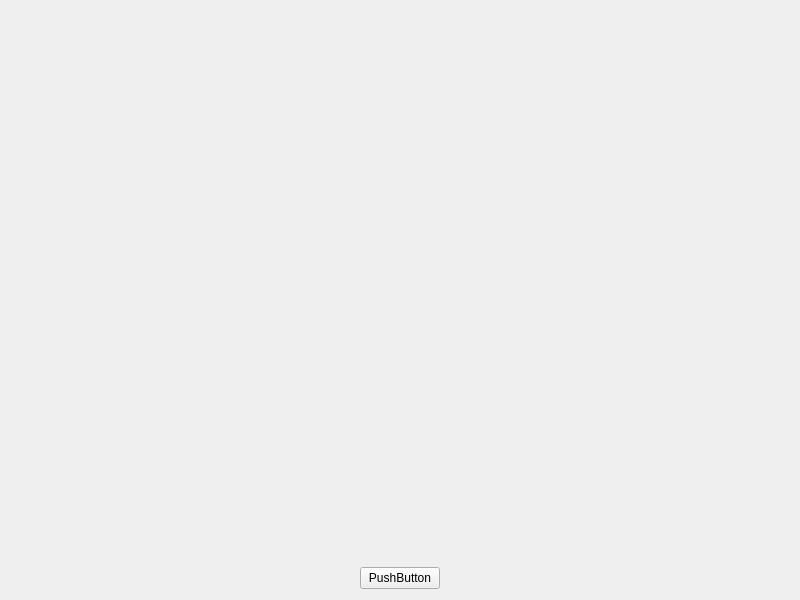
<?xml version="1.0" encoding="UTF-8"?>
<ui version="4.0">
 <class>Widget</class>
 <widget class="QWidget" name="Widget">
  <property name="geometry">
   <rect>
    <x>0</x>
    <y>0</y>
    <width>800</width>
    <height>600</height>
   </rect>
  </property>
  <property name="windowTitle">
   <string>Widget</string>
  </property>
  <layout class="QVBoxLayout" name="verticalLayout_2">
   <item>
    <layout class="QVBoxLayout" name="verticalLayout">
     <item>
      <widget class="QWidget" name="video_widget" native="true"/>
     </item>
     <item>
      <layout class="QHBoxLayout" name="horizontalLayout">
       <item>
        <spacer name="horizontalSpacer">
         <property name="orientation">
          <enum>Qt::Orientation::Horizontal</enum>
         </property>
         <property name="sizeHint" stdset="0">
          <size>
           <width>40</width>
           <height>20</height>
          </size>
         </property>
        </spacer>
       </item>
       <item>
        <widget class="QPushButton" name="btnOpen">
         <property name="text">
          <string>PushButton</string>
         </property>
        </widget>
       </item>
       <item>
        <spacer name="horizontalSpacer_2">
         <property name="orientation">
          <enum>Qt::Orientation::Horizontal</enum>
         </property>
         <property name="sizeHint" stdset="0">
          <size>
           <width>40</width>
           <height>20</height>
          </size>
         </property>
        </spacer>
       </item>
      </layout>
     </item>
    </layout>
   </item>
  </layout>
 </widget>
 <resources/>
 <connections/>
</ui>
